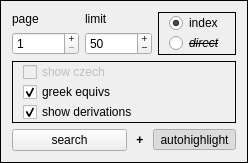
           <widget class="QFrame" name="frmSett">
            <property name="sizePolicy">
             <sizepolicy hsizetype="Fixed" vsizetype="Fixed">
              <horstretch>0</horstretch>
              <verstretch>0</verstretch>
             </sizepolicy>
            </property>
            <property name="frameShape">
             <enum>QFrame::Box</enum>
            </property>
            <layout class="QVBoxLayout" name="verticalLayout_14">
             <item>
              <layout class="QHBoxLayout" name="horizontalLayout_3">
               <item>
                <layout class="QGridLayout" name="gridLayout">
                 <item row="0" column="0">
                  <widget class="QLabel" name="label_2">
                   <property name="text">
                    <string>page</string>
                   </property>
                  </widget>
                 </item>
                 <item row="0" column="1">
                  <widget class="QLabel" name="label">
                   <property name="text">
                    <string>limit</string>
                   </property>
                  </widget>
                 </item>
                 <item row="1" column="0">
                  <widget class="QSpinBox" name="spnPage">
                   <property name="sizePolicy">
                    <sizepolicy hsizetype="Preferred" vsizetype="Fixed">
                     <horstretch>0</horstretch>
                     <verstretch>0</verstretch>
                    </sizepolicy>
                   </property>
                   <property name="toolTip">
                    <string>limits results as from limit*page to limit*(page+1)</string>
                   </property>
                   <property name="buttonSymbols">
                    <enum>QAbstractSpinBox::PlusMinus</enum>
                   </property>
                   <property name="minimum">
                    <number>1</number>
                   </property>
                   <property name="maximum">
                    <number>999999</number>
                   </property>
                   <property name="singleStep">
                    <number>1</number>
                   </property>
                   <property name="value">
                    <number>1</number>
                   </property>
                  </widget>
                 </item>
                 <item row="1" column="1">
                  <widget class="QSpinBox" name="spnLimit">
                   <property name="sizePolicy">
                    <sizepolicy hsizetype="Preferred" vsizetype="Fixed">
                     <horstretch>0</horstretch>
                     <verstretch>0</verstretch>
                    </sizepolicy>
                   </property>
                   <property name="toolTip">
                    <string>limits results as from limit*page to limit*(page+1)</string>
                   </property>
                   <property name="buttonSymbols">
                    <enum>QAbstractSpinBox::PlusMinus</enum>
                   </property>
                   <property name="minimum">
                    <number>1</number>
                   </property>
                   <property name="maximum">
                    <number>999999</number>
                   </property>
                   <property name="singleStep">
                    <number>10</number>
                   </property>
                   <property name="value">
                    <number>50</number>
                   </property>
                  </widget>
                 </item>
                </layout>
               </item>
               <item>
                <widget class="QFrame" name="grpBox">
                 <property name="sizePolicy">
                  <sizepolicy hsizetype="Expanding" vsizetype="Preferred">
                   <horstretch>0</horstretch>
                   <verstretch>0</verstretch>
                  </sizepolicy>
                 </property>
                 <property name="frameShape">
                  <enum>QFrame::Box</enum>
                 </property>
                 <layout class="QVBoxLayout" name="verticalLayout_4">
                  <property name="spacing">
                   <number>0</number>
                  </property>
                  <property name="leftMargin">
                   <number>10</number>
                  </property>
                  <property name="topMargin">
                   <number>0</number>
                  </property>
                  <property name="rightMargin">
                   <number>10</number>
                  </property>
                  <property name="bottomMargin">
                   <number>0</number>
                  </property>
                  <item>
                   <widget class="QRadioButton" name="rbIndex">
                    <property name="text">
                     <string>index</string>
                    </property>
                    <property name="checked">
                     <bool>true</bool>
                    </property>
                   </widget>
                  </item>
                  <item>
                   <widget class="QRadioButton" name="rbDirect">
                    <property name="font">
                     <font>
                      <italic>true</italic>
                      <strikeout>true</strikeout>
                     </font>
                    </property>
                    <property name="toolTip">
                     <string>obsolete, but usable</string>
                    </property>
                    <property name="text">
                     <string>direct</string>
                    </property>
                   </widget>
                  </item>
                 </layout>
                </widget>
               </item>
              </layout>
             </item>
             <item>
              <widget class="QFrame" name="grpBox3">
               <property name="sizePolicy">
                <sizepolicy hsizetype="Preferred" vsizetype="Preferred">
                 <horstretch>0</horstretch>
                 <verstretch>0</verstretch>
                </sizepolicy>
               </property>
               <property name="frameShape">
                <enum>QFrame::Box</enum>
               </property>
               <layout class="QVBoxLayout" name="verticalLayout_13">
                <property name="spacing">
                 <number>0</number>
                </property>
                <property name="leftMargin">
                 <number>10</number>
                </property>
                <property name="topMargin">
                 <number>0</number>
                </property>
                <property name="rightMargin">
                 <number>10</number>
                </property>
                <property name="bottomMargin">
                 <number>0</number>
                </property>
                <item>
                 <widget class="QCheckBox" name="cbCzech">
                  <property name="enabled">
                   <bool>false</bool>
                  </property>
                  <property name="text">
                   <string>show czech</string>
                  </property>
                  <property name="checked">
                   <bool>false</bool>
                  </property>
                 </widget>
                </item>
                <item>
                 <widget class="QCheckBox" name="cbGrEqv">
                  <property name="text">
                   <string>greek equivs</string>
                  </property>
                  <property name="checked">
                   <bool>true</bool>
                  </property>
                 </widget>
                </item>
                <item>
                 <widget class="QCheckBox" name="cbDeriv">
                  <property name="text">
                   <string>show derivations</string>
                  </property>
                  <property name="checked">
                   <bool>true</bool>
                  </property>
                 </widget>
                </item>
               </layout>
              </widget>
             </item>
             <item>
              <layout class="QHBoxLayout" name="horizontalLayout_9">
               <item>
                <widget class="QPushButton" name="btQuery">
                 <property name="sizePolicy">
                  <sizepolicy hsizetype="Expanding" vsizetype="Fixed">
                   <horstretch>0</horstretch>
                   <verstretch>0</verstretch>
                  </sizepolicy>
                 </property>
                 <property name="text">
                  <string>search</string>
                 </property>
                 <property name="icon">
                  <iconset resource="resfile.qrc">
                   <normaloff>:/new/icons/icons/work.png</normaloff>:/new/icons/icons/work.png</iconset>
                 </property>
                 <property name="shortcut">
                  <string>Ctrl+E</string>
                 </property>
                </widget>
               </item>
               <item>
                <widget class="QLabel" name="label_7">
                 <property name="sizePolicy">
                  <sizepolicy hsizetype="Preferred" vsizetype="Preferred">
                   <horstretch>0</horstretch>
                   <verstretch>0</verstretch>
                  </sizepolicy>
                 </property>
                 <property name="font">
                  <font>
                   <weight>75</weight>
                   <bold>true</bold>
                  </font>
                 </property>
                 <property name="text">
                  <string notr="true"> + </string>
                 </property>
                 <property name="textInteractionFlags">
                  <set>Qt::NoTextInteraction</set>
                 </property>
                </widget>
               </item>
               <item>
                <widget class="QToolButton" name="btAutoHL">
                 <property name="toolTip">
                  <string>highlight searched text after query</string>
                 </property>
                 <property name="text">
                  <string>autohighlight</string>
                 </property>
                 <property name="icon">
                  <iconset resource="resfile.qrc">
                   <normaloff>:/new/icons/icons/bulboff.png</normaloff>
                   <normalon>:/new/icons/icons/bulbon.png</normalon>:/new/icons/icons/bulboff.png</iconset>
                 </property>
                 <property name="shortcut">
                  <string>Ctrl+H</string>
                 </property>
                 <property name="checkable">
                  <bool>true</bool>
                 </property>
                 <property name="checked">
                  <bool>true</bool>
                 </property>
                </widget>
               </item>
              </layout>
             </item>
            </layout>
           </widget>
